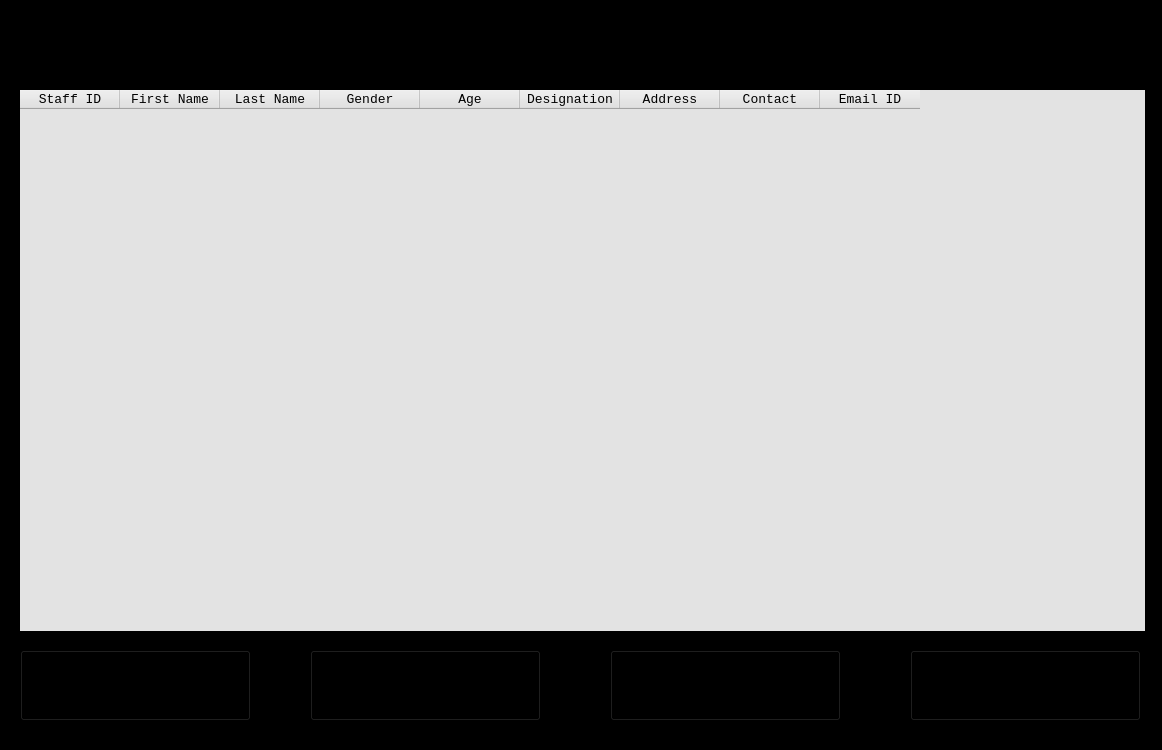
<?xml version="1.0" encoding="UTF-8"?>
<ui version="4.0">
 <class>Manage_Teachers</class>
 <widget class="QMainWindow" name="Manage_Teachers">
  <property name="geometry">
   <rect>
    <x>0</x>
    <y>0</y>
    <width>1162</width>
    <height>750</height>
   </rect>
  </property>
  <property name="sizePolicy">
   <sizepolicy hsizetype="Fixed" vsizetype="Fixed">
    <horstretch>0</horstretch>
    <verstretch>0</verstretch>
   </sizepolicy>
  </property>
  <property name="minimumSize">
   <size>
    <width>1162</width>
    <height>750</height>
   </size>
  </property>
  <property name="maximumSize">
   <size>
    <width>1302</width>
    <height>750</height>
   </size>
  </property>
  <property name="font">
   <font>
    <family>Consolas</family>
    <pointsize>10</pointsize>
   </font>
  </property>
  <property name="windowTitle">
   <string>Manage Teachers</string>
  </property>
  <property name="windowIcon">
   <iconset resource="QRC_FILES/Teachers/MANAGE_TEACHERS_LOGO.qrc">
    <normaloff>:/BG/Pictures/Main_logo.jpg</normaloff>:/BG/Pictures/Main_logo.jpg</iconset>
  </property>
  <property name="styleSheet">
   <string notr="true">background-color: rgb(0, 0, 0);</string>
  </property>
  <widget class="QWidget" name="centralwidget">
   <widget class="QTableWidget" name="tableWidget">
    <property name="geometry">
     <rect>
      <x>20</x>
      <y>90</y>
      <width>1125</width>
      <height>541</height>
     </rect>
    </property>
    <property name="styleSheet">
     <string notr="true">background-color: rgb(227, 227, 227);</string>
    </property>
    <property name="frameShape">
     <enum>QFrame::NoFrame</enum>
    </property>
    <property name="frameShadow">
     <enum>QFrame::Plain</enum>
    </property>
    <property name="horizontalScrollBarPolicy">
     <enum>Qt::ScrollBarAsNeeded</enum>
    </property>
    <property name="gridStyle">
     <enum>Qt::SolidLine</enum>
    </property>
    <property name="columnCount">
     <number>9</number>
    </property>
    <column>
     <property name="text">
      <string>Staff ID</string>
     </property>
     <property name="font">
      <font>
       <family>Consolas</family>
       <pointsize>10</pointsize>
      </font>
     </property>
    </column>
    <column>
     <property name="text">
      <string>First Name</string>
     </property>
     <property name="font">
      <font>
       <family>Consolas</family>
       <pointsize>10</pointsize>
      </font>
     </property>
    </column>
    <column>
     <property name="text">
      <string>Last Name</string>
     </property>
     <property name="font">
      <font>
       <family>Consolas</family>
       <pointsize>10</pointsize>
      </font>
     </property>
    </column>
    <column>
     <property name="text">
      <string>Gender</string>
     </property>
     <property name="font">
      <font>
       <family>Consolas</family>
       <pointsize>10</pointsize>
      </font>
     </property>
    </column>
    <column>
     <property name="text">
      <string>Age</string>
     </property>
     <property name="font">
      <font>
       <family>Consolas</family>
       <pointsize>10</pointsize>
      </font>
     </property>
    </column>
    <column>
     <property name="text">
      <string>Designation</string>
     </property>
     <property name="font">
      <font>
       <family>Consolas</family>
       <pointsize>10</pointsize>
      </font>
     </property>
    </column>
    <column>
     <property name="text">
      <string>Address</string>
     </property>
     <property name="font">
      <font>
       <family>Consolas</family>
       <pointsize>10</pointsize>
      </font>
     </property>
    </column>
    <column>
     <property name="text">
      <string>Contact</string>
     </property>
     <property name="font">
      <font>
       <family>Consolas</family>
       <pointsize>10</pointsize>
      </font>
     </property>
    </column>
    <column>
     <property name="text">
      <string>Email ID</string>
     </property>
     <property name="font">
      <font>
       <family>Consolas</family>
       <pointsize>10</pointsize>
      </font>
     </property>
    </column>
   </widget>
   <widget class="QLineEdit" name="lineEdit">
    <property name="geometry">
     <rect>
      <x>20</x>
      <y>40</y>
      <width>1125</width>
      <height>31</height>
     </rect>
    </property>
    <property name="sizePolicy">
     <sizepolicy hsizetype="Fixed" vsizetype="Fixed">
      <horstretch>0</horstretch>
      <verstretch>0</verstretch>
     </sizepolicy>
    </property>
    <property name="font">
     <font>
      <family>Consolas</family>
      <pointsize>10</pointsize>
     </font>
    </property>
    <property name="focusPolicy">
     <enum>Qt::StrongFocus</enum>
    </property>
    <property name="styleSheet">
     <string notr="true">background-image: url(:/BG/Pictures/TB_PIC.png);</string>
    </property>
    <property name="inputMethodHints">
     <set>Qt::ImhPreferLowercase|Qt::ImhPreferNumbers|Qt::ImhPreferUppercase|Qt::ImhSensitiveData</set>
    </property>
    <property name="frame">
     <bool>false</bool>
    </property>
    <property name="placeholderText">
     <string/>
    </property>
    <property name="clearButtonEnabled">
     <bool>false</bool>
    </property>
   </widget>
   <widget class="QPushButton" name="pushButton_2">
    <property name="geometry">
     <rect>
      <x>310</x>
      <y>650</y>
      <width>231</width>
      <height>71</height>
     </rect>
    </property>
    <property name="font">
     <font>
      <family>Consolas</family>
      <pointsize>10</pointsize>
     </font>
    </property>
    <property name="focusPolicy">
     <enum>Qt::TabFocus</enum>
    </property>
    <property name="styleSheet">
     <string notr="true">background-image: url(:/BG/Pictures/BG.jpg);</string>
    </property>
    <property name="text">
     <string>Refresh List</string>
    </property>
    <property name="default">
     <bool>false</bool>
    </property>
    <property name="flat">
     <bool>false</bool>
    </property>
   </widget>
   <widget class="QPushButton" name="pushButton">
    <property name="geometry">
     <rect>
      <x>20</x>
      <y>650</y>
      <width>231</width>
      <height>71</height>
     </rect>
    </property>
    <property name="font">
     <font>
      <family>Consolas</family>
      <pointsize>10</pointsize>
     </font>
    </property>
    <property name="focusPolicy">
     <enum>Qt::TabFocus</enum>
    </property>
    <property name="styleSheet">
     <string notr="true">background-image: url(:/BG/Pictures/BG.jpg);</string>
    </property>
    <property name="text">
     <string>Add New Teacher(s)</string>
    </property>
    <property name="default">
     <bool>false</bool>
    </property>
    <property name="flat">
     <bool>false</bool>
    </property>
   </widget>
   <widget class="QPushButton" name="pushButton_4">
    <property name="geometry">
     <rect>
      <x>910</x>
      <y>650</y>
      <width>231</width>
      <height>71</height>
     </rect>
    </property>
    <property name="font">
     <font>
      <family>Consolas</family>
      <pointsize>10</pointsize>
     </font>
    </property>
    <property name="focusPolicy">
     <enum>Qt::TabFocus</enum>
    </property>
    <property name="styleSheet">
     <string notr="true">background-image: url(:/BG/Pictures/BG.jpg);</string>
    </property>
    <property name="text">
     <string>Print List</string>
    </property>
    <property name="default">
     <bool>false</bool>
    </property>
    <property name="flat">
     <bool>false</bool>
    </property>
   </widget>
   <widget class="QPushButton" name="pushButton_3">
    <property name="geometry">
     <rect>
      <x>610</x>
      <y>650</y>
      <width>231</width>
      <height>71</height>
     </rect>
    </property>
    <property name="font">
     <font>
      <family>Consolas</family>
      <pointsize>9</pointsize>
     </font>
    </property>
    <property name="focusPolicy">
     <enum>Qt::TabFocus</enum>
    </property>
    <property name="styleSheet">
     <string notr="true">background-image: url(:/BG/Pictures/BG.jpg);</string>
    </property>
    <property name="text">
     <string>Delete Selected Teacher</string>
    </property>
    <property name="default">
     <bool>false</bool>
    </property>
    <property name="flat">
     <bool>false</bool>
    </property>
   </widget>
  </widget>
 </widget>
 <resources>
  <include location="QRC_FILES/Teachers/MANAGE_TEACHERS_LOGO.qrc"/>
  <include location="QRC_FILES/Teachers/MANAGE_TEACHERS_TB.qrc"/>
  <include location="QRC_FILES/Teachers/MANAGE_TEACHERS_B.qrc"/>
 </resources>
 <connections/>
</ui>
